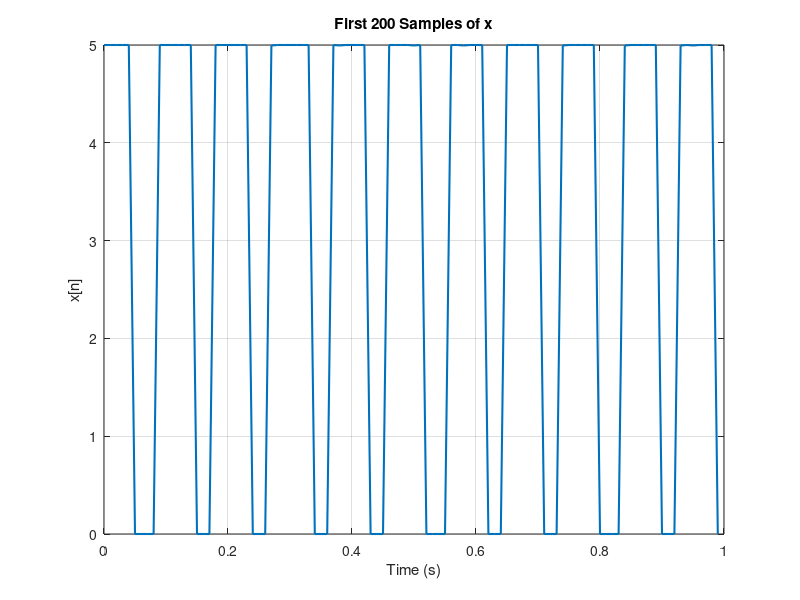

Reproduce this figure in MATLAB. (Note: this script raises an error after producing the figure.)
load HW9.mat;
%% 1) Find the amplitude A and mean value 𝑎0 of the sampled pulse train data. Estimate the
% period of the signal T0 (in CT) by inspecting the time domain samples. Note that this is a
% rough estimate, since the true period may not be an integer multiple of the sampling rate.

A = max(x) - min(x); % find amplitude
a0 = mean(x); % find mean

Ts = 0.01;           % sampling period (s)
N = 100;             % number of samples to plot

t = (0:N-1) * Ts;    % time vector of length N

% Plot to determine T0
figure;
plot(t, x(1:N), 'LineWidth', 1.5);
xlabel('Time (s)');
ylabel('x[n]');
title('First 200 Samples of x');
grid on;

%% 2) Choose a section of 1000 consecutive data points in the time domain for the fft analysis.
% For simplicity, you can use fdomain.m provided, i.e. [X,f]=fdomain(x,Fs)and plot magnitude
% |𝑋| vs. f in Hz. Also include a plot of |X| vs. k (-500 to 499), the DFT index
N1 = 200;
N2 = N1 + 999;
x_selected = x(N1:N2);
[X,f] = fdomain(x_selected,1./Ts);
figure;
subplot(2,1,1);
plot(f, abs(X));
xlabel('Frequency (Hz)');
ylabel('|X|');
title('Plot of |X| vs frequency for samples 200:1200');
fontsize(16,"points")
subplot(2,1,2);
k = -500:499;
plot(k, abs(X));
xlabel('DFT Index K');
ylabel('|X|');
title('Plot of |X| vs k');
fontsize(16,'points');